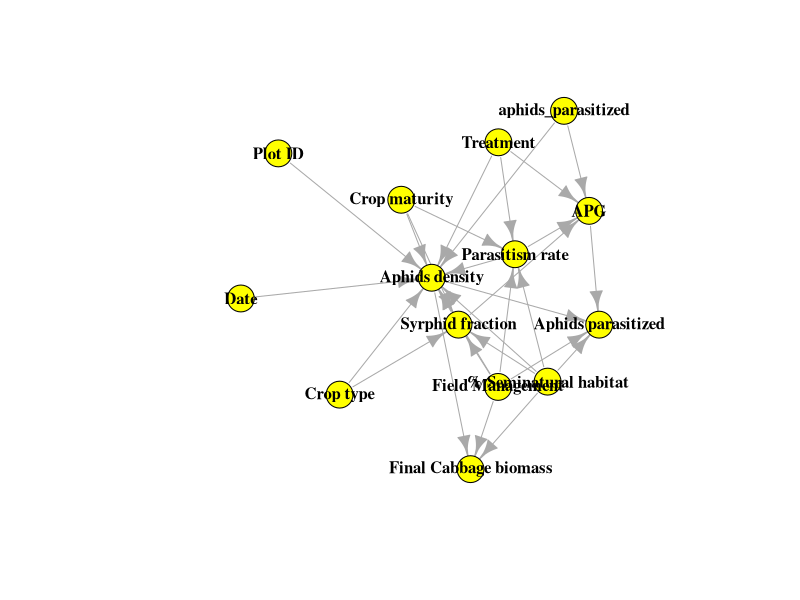
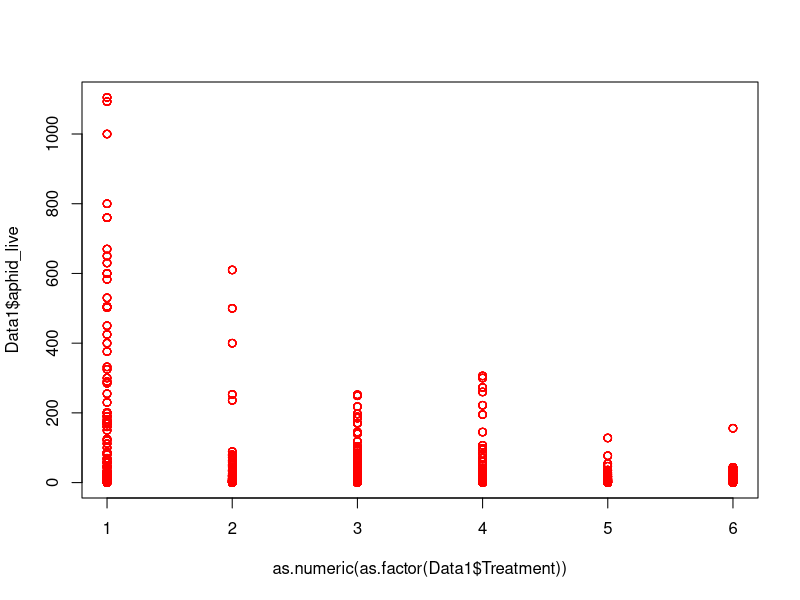

These figures' R source, in order: (Note: this script raises an error after producing the figures.)


# plotting the relationships

#legend(x = 1, y = 1, c("NE = Natural enemies", "PR = Parasitism rate", "SF = Syrfid fraction", "APG = Aphid population growth", "LC = Lanscape complexity", "FCB = Final Cabbage biomass"), cex = 1, title = "Relationships between variables")
library(readxl)
library(igraph)


links <- read_excel("Relationships between variables.xlsx")

network <- graph_from_data_frame(d = links, directed = TRUE) 
plot(network, vertex.color = "yellow", edge.arrow.size = 1, vertex.label.font = 2, vertex.label.color = "black")



library(readr)
Data1 <- read.table("Project data.csv", header = TRUE, dec = ",", sep = ";")


### Treatment - aphids density

lm1 <- lm(Data1$aphid_live ~ Data1$Treatment)
summary(lm1)
plot(Data1$aphid_live ~ as.numeric(as.factor(Data1$Treatment)), col = "red")


p <- ggplot(Data1, aes(x=Treatment,y=(aphid_live), color= Treatment)) +
  geom_point() + 
  geom_smooth(method = "lm")
print(p)



# Treatment - aphids density - date 1/2/3

# DATE1

Date_1 <- Data1[Data1$Date == "1",]
lm1_1 <- lm(Date_1$aphid_live ~ Date_1$Treatment)
plot(Date_1$aphid_live ~ as.numeric(as.factor(Date_1$Treatment)))

# ggplot
p <- ggplot(Data_1, aes(x=Treatment,y=(aphid_live), color= Treatment)) +
  geom_point() + 
  geom_smooth(method = "lm")
print(p)

# DATE2

Date_2 <- Data1[Data1$Date == "2",]
lm1_2 <- lm(Date_2$aphid_live ~ Date_2$Treatment)
plot(Date_2$aphid_live ~ as.numeric(as.factor(Date_2$Treatment)))

# ggplot

p <- ggplot(Date_2, aes(x=Treatment,y=(aphid_live), color= Treatment)) +
  geom_point() + 
  geom_smooth(method = "lm")
print(p)

# DATE3

Date_3 <- Data1[Data1$Date == "3",]
lm1_3 <- lm(Date_3$aphid_live ~ Date_3$Treatment)
plot(Date_3$aphid_live ~ as.numeric(as.factor(Date_3$Treatment)))

#ggplot
library(ggplot2)
p <- ggplot(Date_3, aes(x=Treatment,y=(aphid_live), color= Treatment)) +
  geom_point() + 
  geom_smooth(method = "lm")
print(p)

# conclusion: less and less aphids over time, effect of treatment is lower at date 3 than date 1..



### Treatment - aphid population growth (date1)

Date_1 <- Data1[Data1$Date == "1",]
logNaphids_all <- log(Date_1$aphid_live + 1) - log(Date_1$aphidsinoculated_init + 1) 
APG_date1 <- logNaphids_all/10
Date_1$APG_date1 <- APG_date1

lm1_4 <- lm(Date_1$APG_date1 ~ Date_1$Treatment)
summary(lm1_4)
p <- ggplot(Date_1, aes(x=Treatment,y=(APG_date1), color= Treatment)) +
  geom_point() + 
  geom_smooth(method = "lm")
print(p)

### Treatment - aphid population growth (date2)

Date_2 <- Data1[Data1$Date == "2",]
logNaphids_all <- log(Date_2$aphid_live + 1) - log(Date_2$aphidsinoculated_init + 1) 
APG_date2 <- logNaphids_all/10
Date_2$APG_date2 <- APG_date2

lm1_5 <- lm(Date_2$APG_date2 ~ Date_2$Treatment)
summary(lm1_5)
p <- ggplot(Date_2, aes(x=Treatment,y=(APG_date2), color= Treatment)) +
  geom_point() + 
  geom_smooth(method = "lm")
print(p)

### Treatment - aphid population growth (date3)


Date_3 <- Data1[Data1$Date == "3",]
logNaphids_all <- log(Date_3$aphid_live + 1) - log(Date_3$aphidsinoculated_init + 1) 
APG_date3 <- logNaphids_all/10
Date_3$APG_date3 <- APG_date3

lm1_6 <- lm(Date_3$APG_date3 ~ Date_3$Treatment)
summary(lm1_6)
p <- ggplot(Date_3, aes(x=Treatment,y=(APG_date3), color= Treatment)) +
  geom_point() + 
  geom_smooth(method = "lm")
print(p)


### Treatment - aphids + field management

# direct relationship

lm1 <- lm(Data1$aphid_live~Data1$Treatment)
summary(lm1)

# moderation effect with Field management
lm2 <- lm(Data1$aphid_live ~ Data1$Treatment + as.numeric(as.factor(Data1$Field_Mgmt)) + I(as.numeric(as.factor(Data1$Treatment))* as.numeric(as.factor(Data1$Field_Mgmt))))
summary(lm2)

# model comparison
AIC(lm1, lm2)
# lm2 is better because lower AIC values indicate a better-fit model. 
# there is moderation 


            